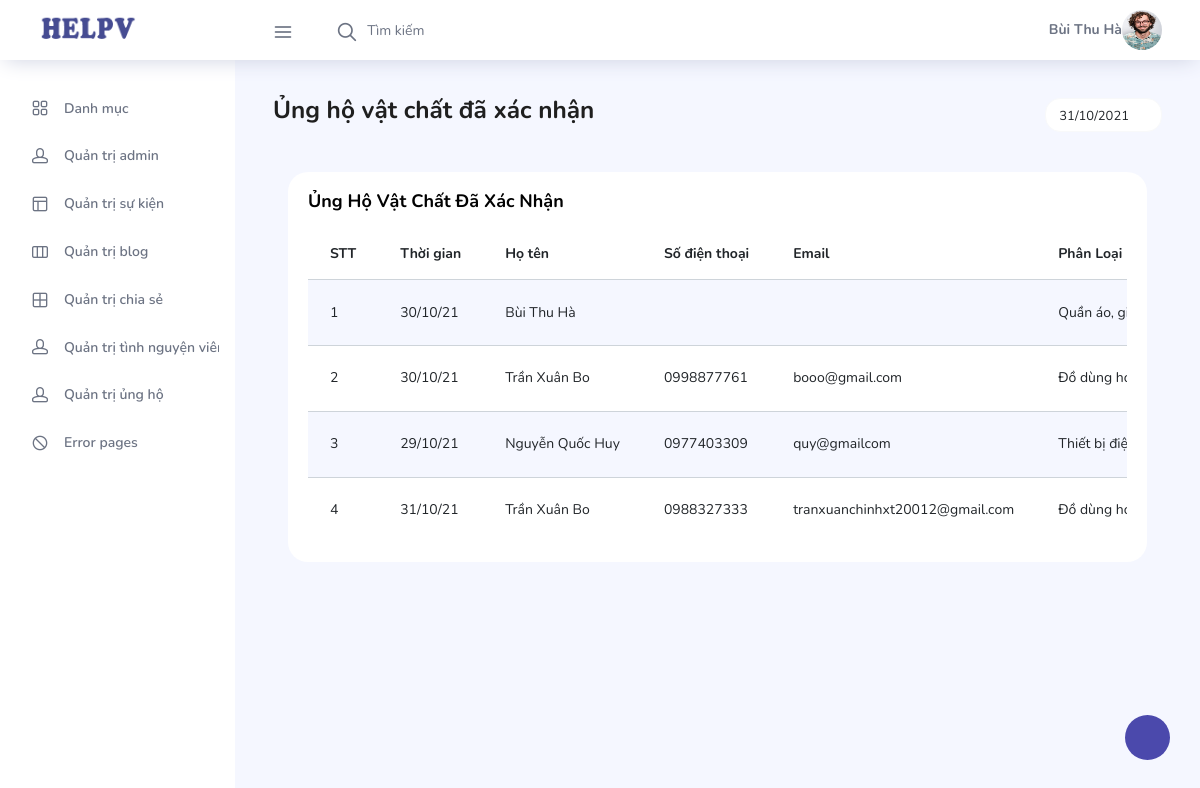
Screenshot of /admin/xac_nhan_ungho_vat_chat.php (signed in) with the database file from the repository.
### tables this page shows
CREATE TABLE `tbl_ung_ho_vatchat_da_xn` (
  `id_vc_xn` int(11) NOT NULL,
  `time` date NOT NULL,
  `ten` varchar(50) NOT NULL,
  `dien_thoai` varchar(20) NOT NULL,
  `email` text NOT NULL,
  `phanloai` varchar(200) NOT NULL,
  `trang_thai` varchar(50) NOT NULL,
  `id_su_kien` int(11) NOT NULL,
  `id_admin` int(11) NOT NULL
);

### admin/xac_nhan_ungho_vat_chat.php (the view, shortened to what this page needs)
<?php
$ten=$_SESSION['ten'];
$anh=$_SESSION['anh'];
;?>
<!DOCTYPE html>
<html lang="en">
<head>
  <link rel="stylesheet" href="vendors/feather/feather.css">
  <link rel="stylesheet" href="vendors/ti-icons/css/themify-icons.css">
  <link rel="stylesheet" href="vendors/css/vendor.bundle.base.css">
  <link rel="stylesheet" href="vendors/datatables.net-bs4/dataTables.bootstrap4.css">
  <link rel="stylesheet" href="vendors/ti-icons/css/themify-icons.css">
  <link rel="stylesheet" type="text/css" href="js/select.dataTables.min.css">
  <link rel="stylesheet" href="css/vertical-layout-light/style.css">
</head>
<body>
  <div class="container-scroller">
    <nav class="navbar col-lg-12 col-12 p-0 fixed-top d-flex flex-row">
      <div class="text-center navbar-brand-wrapper d-flex align-items-center justify-content-center">
       <a class="navbar-brand brand-logo mr-5" href="index.php"><img src="images/a.jpg" class="mr-2" alt="logo"/></a>
      </div>
      <div class="navbar-menu-wrapper d-flex align-items-center justify-content-end">
        <button class="navbar-toggler navbar-toggler align-self-center" type="button" data-toggle="minimize">
          <span class="icon-menu"></span>
        </button>
        <ul class="navbar-nav mr-lg-2">
          <li class="nav-item nav-search d-none d-lg-block">
            <div class="input-group">
              <div class="input-group-prepend hover-cursor" id="navbar-search-icon">
                <span class="input-group-text" id="search">
                  <i class="icon-search"></i>
                </span>
              </div>
              <input type="text" class="form-control" id="navbar-search-input" placeholder="Tìm kiếm" aria-label="search" aria-describedby="search">
            </div>
          </li>
        </ul>
        <ul class="navbar-nav navbar-nav-right">
          <li class="nav-item nav-profile dropdown">
          <strong><?php echo $ten ;?></strong>
            <a class="nav-link dropdown-toggle" href="#" data-toggle="dropdown" id="profileDropdown">
              <img src="../<?php echo $anh ;?>" alt="profile"/>
            </a>
          </li>
        </ul>
      </div>
    </nav>
    <div class="container-fluid page-body-wrapper">
      <div class="theme-setting-wrapper">
        <div id="settings-trigger"><i class="ti-settings"></i></div>
      </div>
      <nav class="sidebar sidebar-offcanvas" id="sidebar">
        <ul class="nav">
          <li class="nav-item">
            <a class="nav-link" href="index.php">
              <i class="icon-grid menu-icon"></i>
              <span class="menu-title">Danh mục</span>
            </a>
          </li>
          <li class="nav-item">
            <a class="nav-link" href="quan_tri_admin.php">
              <i class="icon-head menu-icon"></i>
              <span class="menu-title">Quản trị admin</span>
            </a>
          </li>
          <li class="nav-item">
            <a class="nav-link" href="quan_tri_su_kien.php">
              <i class="icon-layout menu-icon"></i>
              <span class="menu-title">Quản trị sự kiện</span>
            </a>
          </li>
          <li class="nav-item">
            <a class="nav-link" href="quan_tri_blog.php">
              <i class="icon-columns menu-icon"></i>
              <span class="menu-title">Quản trị blog</span>
            </a>
          </li>
          <li class="nav-item">
            <a class="nav-link" href="quan_tri_chia_se.php">
              <i class="icon-grid-2 menu-icon"></i>
              <span class="menu-title">Quản trị chia sẻ</span>
            </a>
          </li>
          <li class="nav-item">
            <a class="nav-link" href="quan_tri_tinh_nguyen_vien.php">
              <i class="icon-head menu-icon"></i>
              <span class="menu-title">Quản trị tình nguyện viên</span>
            </a>
          </li>
           <li class="nav-item">
            <a class="nav-link" data-toggle="collapse" href="#auth" aria-expanded="false" aria-controls="auth">
              <i class="icon-head menu-icon"></i>
              <span class="menu-title">Quản trị ủng hộ</span>
              <i class="menu-arrow"></i>
            </a>
          </li>
          <li class="nav-item">
            <a class="nav-link" data-toggle="collapse" href="#error" aria-expanded="false" aria-controls="error">
              <i class="icon-ban menu-icon"></i>
              <span class="menu-title">Error pages</span>
              <i class="menu-arrow"></i>
            </a>
          </li>
        </ul>
      </nav>
      <div class="main-panel">
        <div class="content-wrapper">
          <div class="row">
            <div class="col-md-12 grid-margin">
              <div class="row">
                <div class="col-12 col-xl-8 mb-4 mb-xl-0">
                  <h3 class="font-weight-bold">Ủng hộ vật chất đã xác nhận</h3>
                </div>
                <div class="col-12 col-xl-4">
                 <div class="justify-content-end d-flex">
                  <div class="dropdown flex-md-grow-1 flex-xl-grow-0">
                    <button class="btn btn-sm btn-light bg-white dropdown-toggle" type="button" id="dropdownMenuDate2">
                     <i class="mdi mdi-calendar"></i><?php echo date("d/m/Y") ;?>
                    </button>
                  </div>
                 </div>
                </div>
              </div>
            </div>
          </div>
            <div class="col-lg-12 grid-margin stretch-card">
              <div class="card">
                <div class="card-body">
                  <h4 class="card-title">Ủng hộ vật chất đã xác nhận</h4>
                  <div class="table-responsive">
                    <table class="table table-striped">
                      <thead>
                        <tr>
                          <th>
                            STT
                          </th>
                          <th>Thời gian</th>
                          <th>
                            Họ tên
                          </th>
                          <th>
                            Số điện thoại
                          </th>
                          <th>Email</th>
                          <th>
                            Phân Loại
                          </th>
                        </tr>
                      </thead>
                      <tbody>
                      <?php
                        include('../config.php');
                         $sql = "
                                SELECT time, tbl_ung_ho_vatchat_da_xn.ten, dien_thoai, phanloai, email, tbl_su_kien.ten as 'su_kien'
                                from tbl_ung_ho_vatchat_da_xn join tbl_su_kien on tbl_ung_ho_vatchat_da_xn.id_su_kien = tbl_su_kien.id_su_kien
                                order by id_vc_xn desc";
                        $ten_ung_ho = mysqli_query($ket_noi, $sql);
                        $i=0;
                        while ($row = mysqli_fetch_array($ten_ung_ho))
                            {
                                $i++;
                                ;?>
                        <tr>
                          <td>
                           <?php echo $i;?>
                          </td>
                          <td> <?php echo date("d/m/y", strtotime($row["time"]));?></td>
                          <td>
                            <?php echo $row["ten"];?>
                          </td>
                          <td>
                            <?php echo $row["dien_thoai"];?>
                          </td>
                           <td>
                            <?php echo $row["email"];?>
                          </td>
                          <td>
                              <?php echo $row["phanloai"];?>
                          </td>
                        </tr>
                        <?php }
                            mysqli_close($ket_noi) ;?>
                      </tbody>
                    </table>
                  </div>
                </div>
              </div>
            </div>
          </div>
        </div>
      </div>
    </div>
</body>
</html>

### rows the page displays
tbl_ung_ho_vatchat_da_xn: time "30/10/21", ten "Bùi Thu Hà", phanloai "Quần áo,…"
tbl_ung_ho_vatchat_da_xn: time "30/10/21", ten "Trần Xuân Bo", dien_thoai "0998877761", email "booo@gmail.com", phanloai "Đồ dùng…"
tbl_ung_ho_vatchat_da_xn: time "29/10/21", ten "Nguyễn Quốc Huy", dien_thoai "0977403309", email "quy@gmailcom", phanloai "Thiết bị…"
tbl_ung_ho_vatchat_da_xn: time "31/10/21", ten "Trần Xuân Bo", dien_thoai "0988327333", email "tranxuanchinhxt20012@gmail.com", phanloai "Đồ dùng…"

### other values shown
$ten "Bùi Thu Hà"
